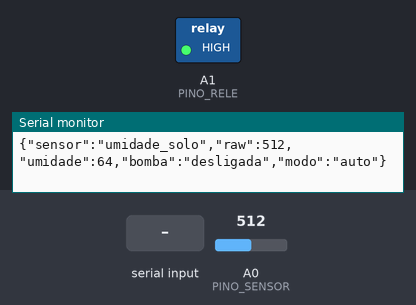
A sketch run on a simulated Arduino Uno, built with avr-gcc and run on an emulated ATmega328P. Parts: switched loads named in the sketch (green lamp = pin HIGH), the last lines printed to the serial monitor. Inputs (shaded band) come from the test bench; at power-on: A0 (PINO_SENSOR) = 512.

Above: at 1.2 s.
1.3 s: A0 (PINO_SENSOR) set to 631
3.2 s: A0 (PINO_SENSOR) set to 646
At 5.2 s:
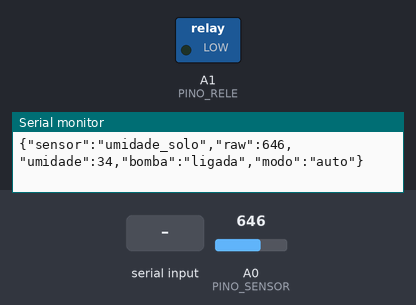
5.5 s: "BOMBA_TESTE\n" received over Serial
At 7.9 s:
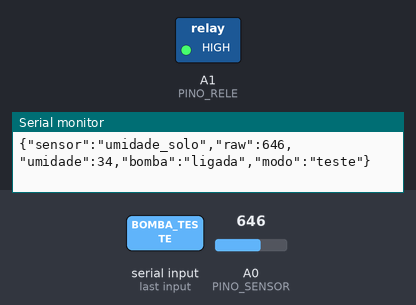
9.0 s: "AUTO\n" received over Serial
At 11.2 s:
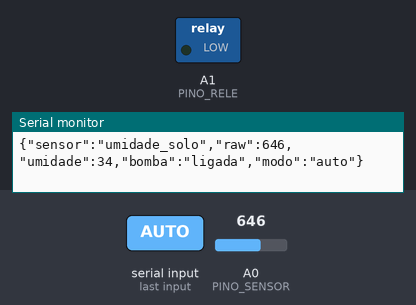
11.5 s: "BOMBA_OFF\n" received over Serial
At 12.1 s:
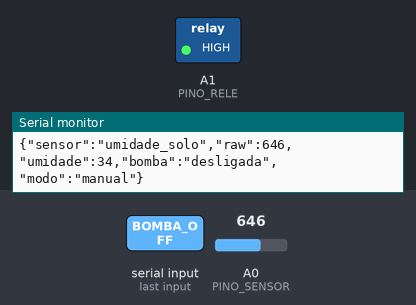
Timing chart, 0 to 14.0 s (numbered marks = the images above; inputs shaded):
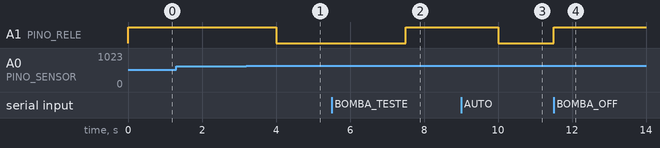

The sketch:

arduino_irrigacao.ino
```cpp
const int PINO_SENSOR = A0;
const int PINO_RELE = A1;

const int VALOR_SECO = 800;
const int VALOR_MOLHADO = 350;

const int UMIDADE_LIGA = 35;
const int UMIDADE_DESLIGA = 55;

const unsigned long INTERVALO_LEITURA_MS = 1000;
const unsigned long TEMPO_TESTE_BOMBA_MS = 2000;

// Muitos modulos rele ligam com LOW. Troque para false se ficar invertido.
const bool RELE_ATIVO_EM_LOW = true;

bool bombaLigada = false;
bool modoAutomatico = true;
bool modoTeste = false;

unsigned long ultimaLeitura = 0;
unsigned long desligarTesteEm = 0;

void acionarBomba(bool ligar) {
  bombaLigada = ligar;
  digitalWrite(PINO_RELE, RELE_ATIVO_EM_LOW ? !ligar : ligar);
}

void processarComando(String comando) {
  comando.trim();
  comando.toUpperCase();

  if (comando == "BOMBA_TESTE") {
    modoAutomatico = false;
    modoTeste = true;
    desligarTesteEm = millis() + TEMPO_TESTE_BOMBA_MS;
    acionarBomba(true);
  } else if (comando == "BOMBA_ON") {
    modoAutomatico = false;
    modoTeste = false;
    acionarBomba(true);
  } else if (comando == "BOMBA_OFF") {
    modoAutomatico = false;
    modoTeste = false;
    acionarBomba(false);
  } else if (comando == "AUTO") {
    modoAutomatico = true;
    modoTeste = false;
  }
}

void lerComandosSerial() {
  static String buffer = "";

  while (Serial.available() > 0) {
    char c = Serial.read();

    if (c == '\n' || c == '\r') {
      if (buffer.length() > 0) {
        processarComando(buffer);
        buffer = "";
      }
    } else {
      buffer += c;
    }
  }
}

int calcularUmidade(int leitura) {
  int umidade = map(leitura, VALOR_SECO, VALOR_MOLHADO, 0, 100);
  return constrain(umidade, 0, 100);
}

void enviarJson(int leitura, int umidade) {
  Serial.print("{\"sensor\":\"umidade_solo\",\"raw\":");
  Serial.print(leitura);
  Serial.print(",\"umidade\":");
  Serial.print(umidade);
  Serial.print(",\"bomba\":\"");
  Serial.print(bombaLigada ? "ligada" : "desligada");
  Serial.print("\",\"modo\":\"");

  if (modoTeste) {
    Serial.print("teste");
  } else if (modoAutomatico) {
    Serial.print("auto");
  } else {
    Serial.print("manual");
  }

  Serial.println("\"}");
}

void setup() {
  Serial.begin(9600);
  pinMode(PINO_RELE, OUTPUT);
  acionarBomba(false);
}

void loop() {
  lerComandosSerial();

  if (modoTeste && millis() >= desligarTesteEm) {
    modoTeste = false;
    acionarBomba(false);
  }

  if (millis() - ultimaLeitura >= INTERVALO_LEITURA_MS) {
    ultimaLeitura = millis();

    int leitura = analogRead(PINO_SENSOR);
    int umidade = calcularUmidade(leitura);

    if (modoAutomatico) {
      if (!bombaLigada && umidade <= UMIDADE_LIGA) {
        acionarBomba(true);
      }

      if (bombaLigada && umidade >= UMIDADE_DESLIGA) {
        acionarBomba(false);
      }
    }

    enviarJson(leitura, umidade);
  }
}
```

Measured:
- the behaviour switches between 638 and 639 on A0 (PINO_SENSOR) (found by bisection; images 0 and 1)
- after the input at 3.2 s, A1 (PINO_RELE): HIGH → LOW after 0.80 s
- after the input at 5.5 s, A1 (PINO_RELE): LOW → HIGH after 2.0 s
- after the input at 9.0 s, A1 (PINO_RELE): HIGH → LOW after 1.0 s
- after the input at 11.5 s, A1 (PINO_RELE): LOW → HIGH at once
